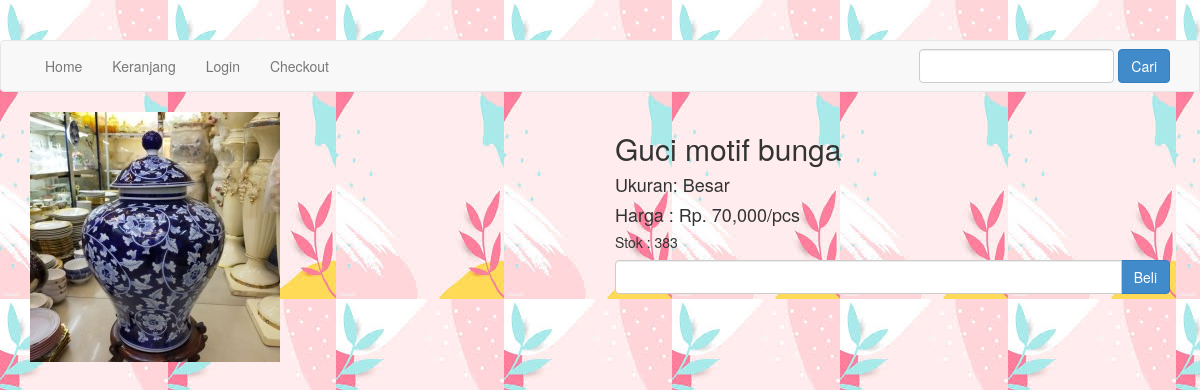
The page /detail.php?id=GM0111 on the database its author committed.
### tables this page shows
CREATE TABLE `barang` (
  `id_barang` varchar(11) NOT NULL,
  `nama_barang` varchar(30) NOT NULL,
  `photo` varchar(100) NOT NULL,
  `harga` int(11) NOT NULL,
  `stok` int(11) NOT NULL,
  `id_jenis` varchar(11) NOT NULL,
  `id_kategori` varchar(11) NOT NULL,
  `id_satuan` varchar(11) NOT NULL,
  `id_ukuran` varchar(11) NOT NULL
);

CREATE TABLE `ukuran` (
  `id_ukuran` varchar(11) NOT NULL,
  `ket_ukuran` varchar(11) NOT NULL
);

CREATE TABLE `satuan_barang` (
  `id_satuan` varchar(11) NOT NULL,
  `ket_satuan` varchar(11) NOT NULL
);

### detail.php (the view, shortened to what this page needs)
<?php $koneksi=new mysqli("localhost","root","","awalldecoration_store");
 $id_barang=$_GET["id"];
$ambildata= $koneksi->query("SELECT * FROM barang JOIN satuan_barang WHERE id_barang='$id_barang' AND barang.id_satuan=satuan_barang.id_satuan");
$detail = $ambildata->fetch_assoc();
$ambilldata= $koneksi->query("SELECT * FROM barang JOIN ukuran WHERE id_barang='$id_barang' AND barang.id_ukuran=ukuran.id_ukuran");
$detaill = $ambilldata->fetch_assoc();
?>
 <!DOCTYPE html>
 <html>
 <head>
	<link rel="stylesheet" href="admin/assets/css/bootstrap.css">
</head>
<br></br>
<BODY STYLE="BACKGROUND-IMAGE:URL(detail.JPG)">
<?php include'menu.php'?>
<section class="kontent">
	<div class="container">
		<div class="row">
			<div class="col-md-6">
				<img src="photo/<?php echo $detail["photo"];?>" class="img-responsive" >
			</div>
			<div class="col-md-6">
				<h2><?php echo $detail["nama_barang"];?></h2>
				<h4> Ukuran: <?php echo $detaill["ket_ukuran"];?></h4>
				<h4> Harga : Rp. <?php echo number_format($detail["harga"]);?>/<?php echo $detail['ket_satuan'];?></h4>
				<h5> Stok : <?php echo $detail["stok"];?></h4>
			<form method="post">
				<div class="form-group">
					<div class="input-group">
						<input type="number" min="1" class="form-control" name="jumlah" max="<?php echo $detail["stok"]?>">
						<div class="input-group-btn">
							<button class="btn btn-primary" name="beli">Beli</button>
						</div>
					</div>
				</div>
			</form>
			</div>
		</div>
	</div>
</section>
</body>
 </html>

### rows shown on the page
barang: photo (picture), nama_barang "Guci motif bunga", id_ukuran.ket_ukuran "Besar", harga "70,000", id_satuan.ket_satuan "pcs", stok "383"
